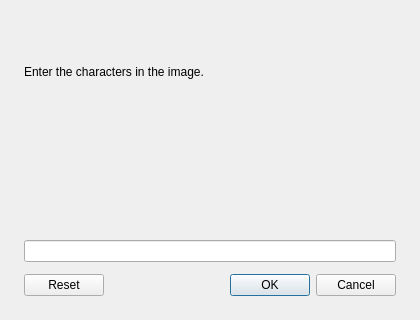
<?xml version='1.0' encoding='utf-8'?>
<ui version="4.0">
 <class>GraphCaptchaWindow</class>
 <widget class="QDialog" name="GraphCaptchaWindow">
  <property name="geometry">
   <rect>
    <x>0</x>
    <y>0</y>
    <width>420</width>
    <height>320</height>
   </rect>
  </property>
  <property name="windowTitle">
   <string>Image verification</string>
  </property>
  <layout class="QVBoxLayout" name="verticalLayout">
   <item>
    <widget class="QLabel" name="codeLabel">
     <property name="text">
      <string>Enter the characters in the image.</string>
     </property>
     <property name="wordWrap">
      <bool>true</bool>
     </property>
    </widget>
   </item>
   <item>
    <widget class="CaptchaCanvas" name="canvas">
     <property name="accessibleName">
      <string>Verification image</string>
     </property>
     <property name="accessibleDescription">
      <string>Arrow keys move; Shift moves faster. Space selects a point; Backspace removes the last point.</string>
     </property>
    </widget>
   </item>
   <item>
    <widget class="QLineEdit" name="codeEdit">
     <property name="clearButtonEnabled">
      <bool>true</bool>
     </property>
    </widget>
   </item>
   <item>
    <widget class="QDialogButtonBox" name="buttonBox">
     <property name="orientation">
      <enum>Qt::Orientation::Horizontal</enum>
     </property>
     <property name="standardButtons">
      <set>QDialogButtonBox::StandardButton::Cancel|QDialogButtonBox::StandardButton::Ok|QDialogButtonBox::StandardButton::Reset</set>
     </property>
    </widget>
   </item>
   <property name="spacing">
    <number>12</number>
   </property>
   <property name="leftMargin">
    <number>24</number>
   </property>
   <property name="rightMargin">
    <number>24</number>
   </property>
   <property name="topMargin">
    <number>24</number>
   </property>
   <property name="bottomMargin">
    <number>24</number>
   </property>
  </layout>
 </widget>
 <customwidgets>
  <customwidget>
   <class>CaptchaCanvas</class>
   <extends>QWidget</extends>
   <header>presentation/dialogs/graphcaptchawindow/captchacanvas.h</header>
  </customwidget>
 </customwidgets>
 <resources />
 <connections>
  <connection>
   <sender>buttonBox</sender>
   <signal>accepted()</signal>
   <receiver>GraphCaptchaWindow</receiver>
   <slot>accept()</slot>
   <hints>
    <hint type="sourcelabel">
     <x>248</x>
     <y>254</y>
    </hint>
    <hint type="destinationlabel">
     <x>157</x>
     <y>274</y>
    </hint>
   </hints>
  </connection>
  <connection>
   <sender>buttonBox</sender>
   <signal>rejected()</signal>
   <receiver>GraphCaptchaWindow</receiver>
   <slot>reject()</slot>
   <hints>
    <hint type="sourcelabel">
     <x>316</x>
     <y>260</y>
    </hint>
    <hint type="destinationlabel">
     <x>286</x>
     <y>274</y>
    </hint>
   </hints>
  </connection>
 </connections>
</ui>
